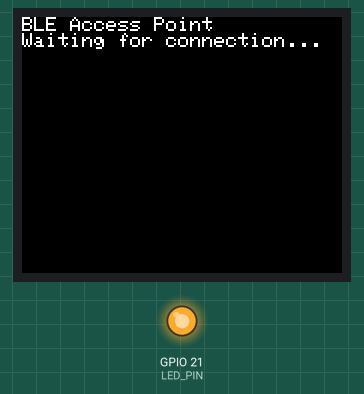
Simulated run of this sketch. Board: ESP32. On the bench: 160×128 colour display, output pins drawn as LEDs (lit = HIGH). Nothing arrives over Bluetooth unless stated; a phone connects over Bluetooth LE 3 s after start; what the sketch prints to the serial monitor is not drawn.

Above: at 0.46 s.
At 10.3 s:
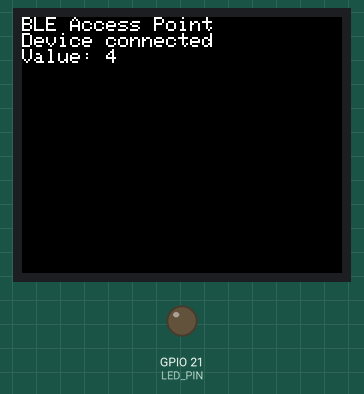
At 18.4 s:
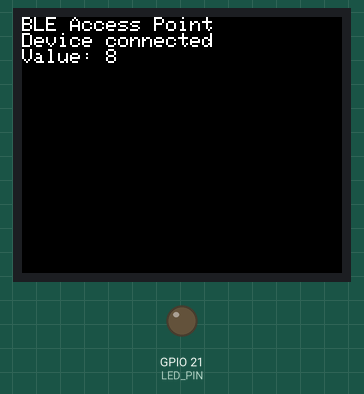
At 36.6 s:
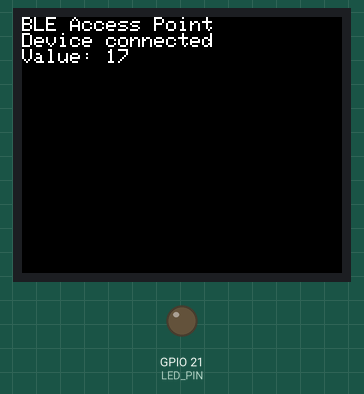
Timing chart, 0 to 40.0 s (numbered marks = the images above):
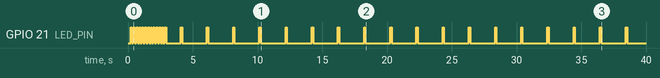

The sketch:

BLeAccessPointLED.ino
```cpp
#include <BLEDevice.h>
#include <BLEServer.h>
#include <BLEUtils.h>
#include <BLE2902.h>
#include <SPI.h>
#include <Adafruit_GFX.h>
#include <Adafruit_ST7735.h>

// BLE settings
BLEServer* pServer = nullptr;
BLECharacteristic* pCharacteristic = nullptr;
bool deviceConnected = false;
uint32_t value = 0;

// UUIDs for the service and characteristic
#define SERVICE_UUID        "4fafc201-1fb5-459e-8fcc-c5c9c331914b"
#define CHARACTERISTIC_UUID "beb5483e-36e1-4688-b7f5-ea07361b26a8"

// TFT display settings
#define TFT_CS     5
#define TFT_RST    4
#define TFT_DC     2
Adafruit_ST7735 tft = Adafruit_ST7735(TFT_CS, TFT_DC, TFT_RST);

// LED settings
#define LED_PIN 21

class MyServerCallbacks : public BLEServerCallbacks {
  void onConnect(BLEServer* pServer) {
    deviceConnected = true;
    Serial.println("Device connected");
  };

  void onDisconnect(BLEServer* pServer) {
    deviceConnected = false;
    Serial.println("Device disconnected");
    pServer->startAdvertising(); // Restart advertising
  }
};

void setup() {
  Serial.begin(115200);

  // Initialize BLE
  BLEDevice::init("ESP32_BLE");
  pServer = BLEDevice::createServer();
  pServer->setCallbacks(new MyServerCallbacks());

  // Create the BLE Service
  BLEService *pService = pServer->createService(SERVICE_UUID);

  // Create a BLE Characteristic
  pCharacteristic = pService->createCharacteristic(
                      CHARACTERISTIC_UUID,
                      BLECharacteristic::PROPERTY_READ |
                      BLECharacteristic::PROPERTY_WRITE |
                      BLECharacteristic::PROPERTY_NOTIFY
                    );

  // Create a BLE Descriptor
  pCharacteristic->addDescriptor(new BLE2902());

  // Start the service
  pService->start();

  // Start advertising
  pServer->getAdvertising()->start();
  Serial.println("Waiting for a client connection to notify...");

  // Initialize TFT display
  tft.initR(INITR_BLACKTAB);  // Initialize using ST7735R chip, black tab
  tft.setRotation(1);         // Adjust rotation if needed (0, 1, 2, 3)
  tft.fillScreen(ST77XX_BLACK);
  tft.setTextColor(ST77XX_WHITE);
  tft.setTextSize(1);

  tft.setCursor(0, 0);
  tft.println("BLE Access Point");
  tft.println("Waiting for connection...");

  // Initialize LED pin
  pinMode(LED_PIN, OUTPUT);
}

void loop() {
  if (deviceConnected) {
    // Notify client with the current value
    pCharacteristic->setValue((uint8_t*)&value, 4);
    pCharacteristic->notify();
    value++;
    delay(1000); // Send notification every second

    tft.fillScreen(ST77XX_BLACK);
    tft.setCursor(0, 0);
    tft.println("BLE Access Point");
    tft.println("Device connected");
    tft.print("Value: ");
    tft.println(value);

    // Heartbeat-like LED blinking
    digitalWrite(LED_PIN, HIGH);
    delay(100); // LED on for 100ms
    digitalWrite(LED_PIN, LOW);
    delay(900); // LED off for 900ms
  } else {
    tft.fillScreen(ST77XX_BLACK);
    tft.setCursor(0, 0);
    tft.println("BLE Access Point");
    tft.println("Waiting for connection...");

    // Fast LED blinking
    digitalWrite(LED_PIN, HIGH);
    delay(100); // LED on for 100ms
    digitalWrite(LED_PIN, LOW);
    delay(100); // LED off for 100ms
  }
}
```

Measured:
- by itself, GPIO 21 (LED_PIN): goes 12 × (HIGH 0.10 s, LOW 0.12 s), HIGH 0.10 s, LOW 1.1 s, 17 × (HIGH 0.10 s, LOW 1.9 s), HIGH 0.10 s, then LOW
- what the display in image 1 shows lasts 2.1 s, from 10.1 s to 12.2 s
